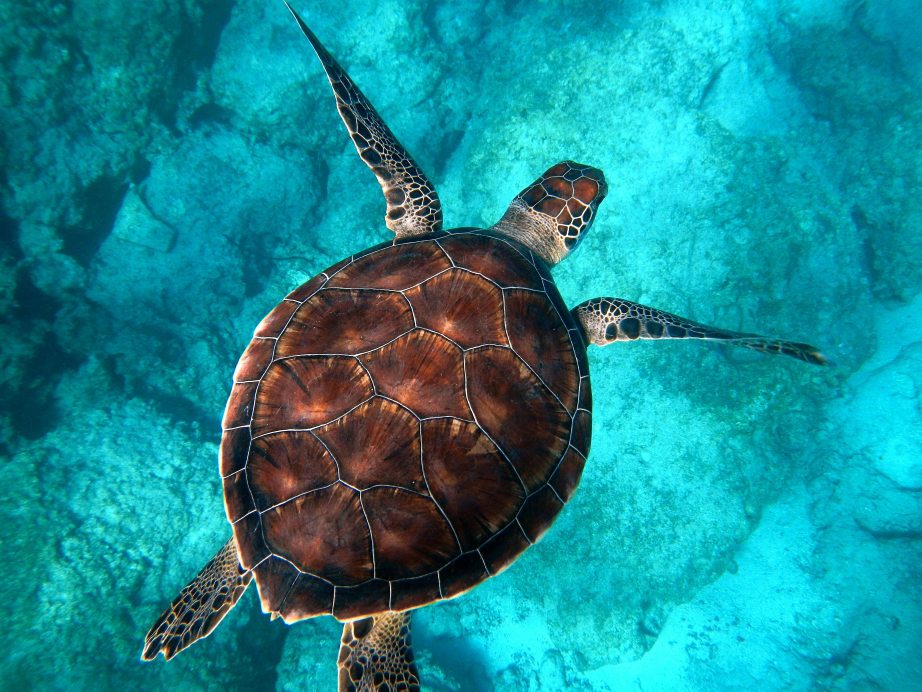
#> input picture underwater3.jpg, 4608 x 3456 px (shown at 1/5 size)
$ python asciimage.py
#> lines starting #> are read from the running program, lines starting #| are printed output that depends on the picture
from PIL import Image
def asciiConvert(image, type, saveas, scale):
#> called with image = 'underwater3.jpg', type = 'jpg', saveas = 'underwater3.txt', scale = '3'
    scale = int(scale)

    # open and get image size
    img = Image.open(image)
#> img is the input picture: PIL image 4608x3456 RGB; mean R, G, B 24.1, 138, 145.5
    w,h = img.size
#> w = 4608; h = 3456

    # resize image (downscale)
    img.resize((w//scale, h//scale)).save("resized.%s" % type)
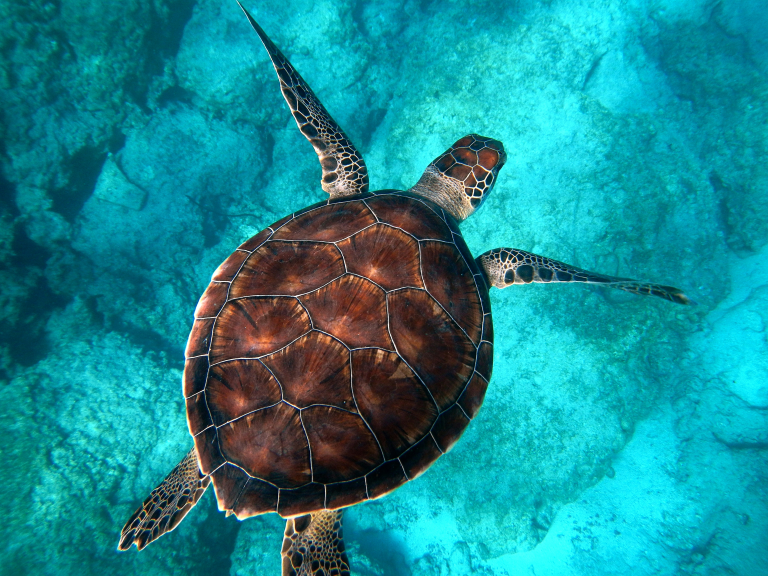
#> saved as resized.jpg: PIL image 1536x1152 RGB (shown at 1/2 size); mean R, G, B 24.1, 138, 145.5

    # open new image
    img = Image.open("resized.%s" % type)
#> img: PIL image 1536x1152 RGB
    w, h = img.size # get new width and height
#> w = 1536; h = 1152


    # list with correct length and height (same as resized image)
    grid = []
    for i in range(h):
        grid.append(["X"] * w)

    pix = img.load()


    for y in range(h):
        for x in range(w):
            if sum(pix[x,y]) == 0:
                grid[y][x] = "#"
            elif sum(pix[x,y]) in range(1,100):
                grid[y][x] = "X"
            elif sum(pix[x,y]) in range(100,200):
                grid[y][x] = "%"
            elif sum(pix[x,y]) in range(200,300):
                grid[y][x] = "&"
            elif sum(pix[x,y]) in range(300,400):
                grid[y][x] = "*"
            elif sum(pix[x,y]) in range(400,500):
                grid[y][x] = "+"
            elif sum(pix[x,y]) in range(500,600):
                grid[y][x] = "/"
            elif sum(pix[x,y]) in range(600,700):
                grid[y][x] = "("
            elif sum(pix[x,y]) in range(700,750):
                grid[y][x] = "'"
            else:
                grid[y][x] = " "

    art = open(saveas, "w")

    for row in grid:
        art.write("".join(row)+"\n")

    art.close()

if __name__ == '__main__':
    asciiConvert("underwater3.jpg", "jpg", "underwater3.txt", "3")
